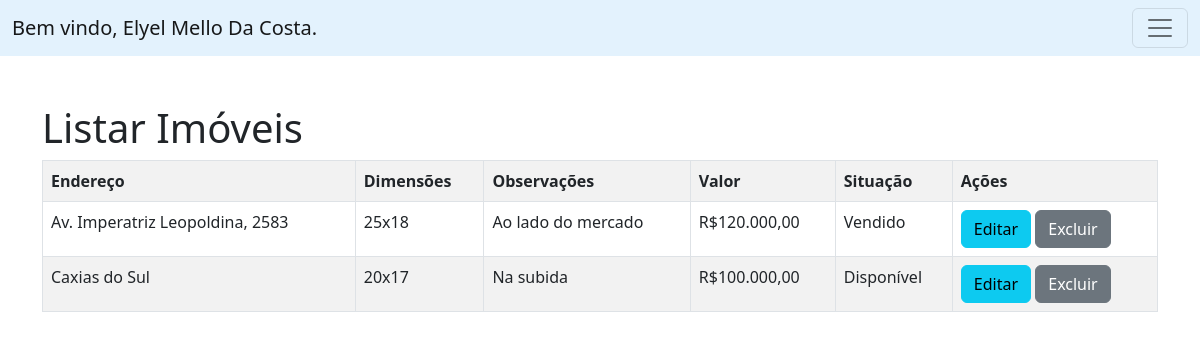
The app's page /index.php?page=listar-imoveis (signed in) with its own data.
### tables this page shows
CREATE TABLE IF NOT EXISTS `imoveis` (
`id` int(11) NOT NULL,
  `endereco` varchar(255) NOT NULL,
  `dimensoes` varchar(255) NOT NULL,
  `observacoes` varchar(255) NOT NULL,
  `valor` float NOT NULL,
  `situacaoimovel` int(11) NOT NULL
);

### situacao-imovel.php (called while the page is built, shortened)
<?php
    $imovel_vendido = 0;
?>

### listar-imoveis.php (the view)
<h1>Listar Imóveis</h1>
<?php
include('situacao-imovel.php');
    $sql = "SELECT * FROM imoveis";
    $res = $mysqli->query($sql);
    $quantidade = $res->num_rows;
    if($quantidade > 0){
        echo "<table class='table table-hover table-striped table-bordered'>";
        echo "<tr>";
            echo "<th>Endereço</th>";
            echo "<th>Dimensões</th>";
            echo "<th>Observações</th>";
            echo "<th>Valor</th>";
            echo "<th>Situação</th>";
            echo "<th>Ações</th>";
        echo "</tr>";
        while($row = $res->fetch_object()){
            echo "<tr>";
            echo "<td>".$row->endereco."</td>";
            echo "<td>".$row->dimensoes."</td>";
            echo "<td>".$row->observacoes."</td>";
            echo "<td>"."R$".number_format($row->valor, 2, ',', '.')."</td>";
            if($row->situacaoimovel == $imovel_vendido){
                echo "<td> Vendido</td>";
            }else{
                echo "<td> Disponível </td>";
            }
            echo "<td>
                <button onclick=\"location.href='?page=editar-imovel&id=".$row->id."';\"  class='btn btn-info'>Editar</button>
                <button onclick = \"if(confirm('Tem certeza que deseja excluir?')){location.href=
                    '?page=salvar-imovel&acao=excluir&id=".$row->id."';}else{false;}\"
                    class='btn btn-secondary' >Excluir</button>
                </td>";
            echo "</tr>";
        }
        echo "</table>";
    }else{
         echo "<p class='alert alert-danger'>Não encontrou resultados</p>";
    }
?>

### records on screen
imoveis: endereco "Av. Imperatriz Leopoldina, 2583", dimensoes "25x18", observacoes "Ao lado do mercado", valor "120.000,00", situacaoimovel "Vendido"
imoveis: endereco "Caxias do Sul", dimensoes "20x17", observacoes "Na subida", valor "100.000,00", situacaoimovel "Disponível"

### other values on screen
$_SESSION['user'] "Elyel Mello Da Costa"
